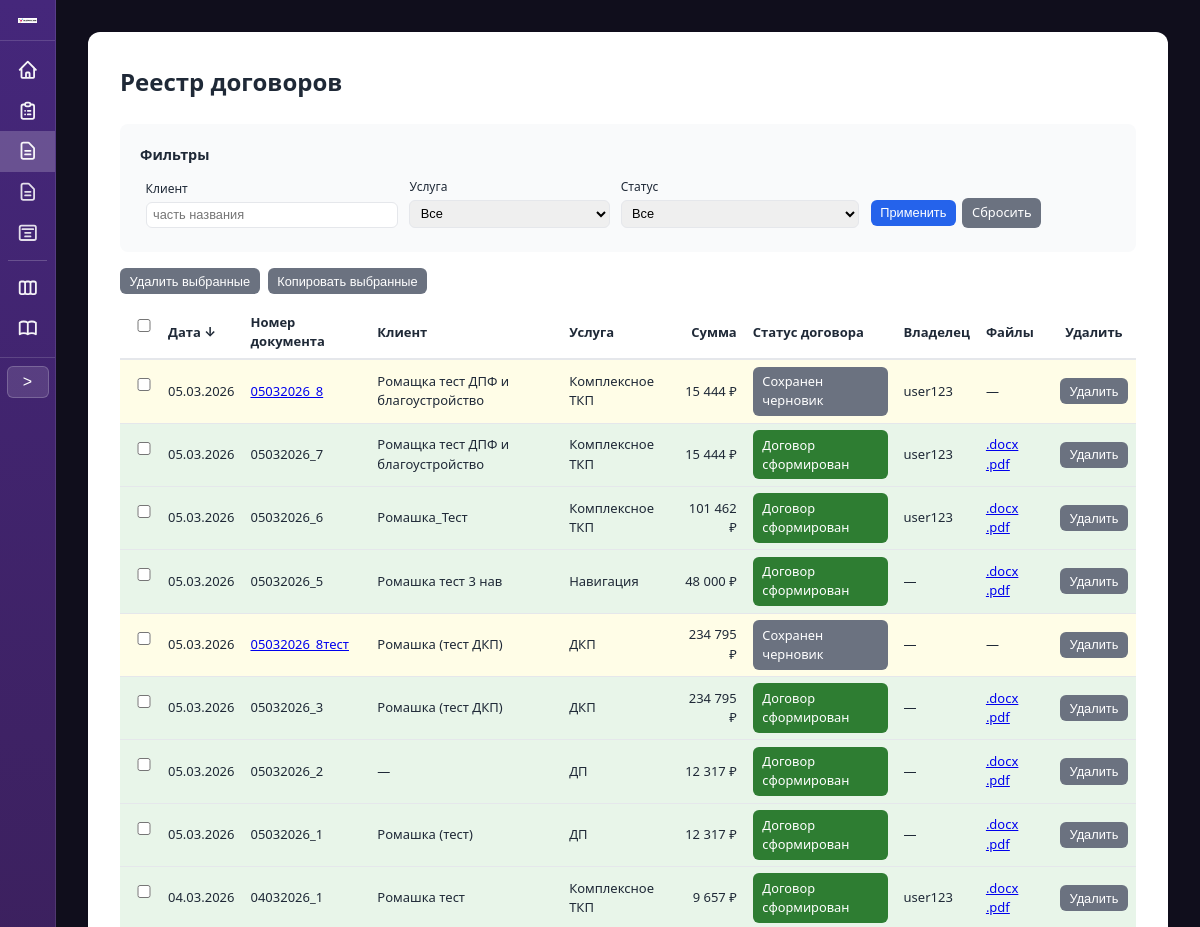
Before: /contracts/ (signed in, upper part) with the older database file.
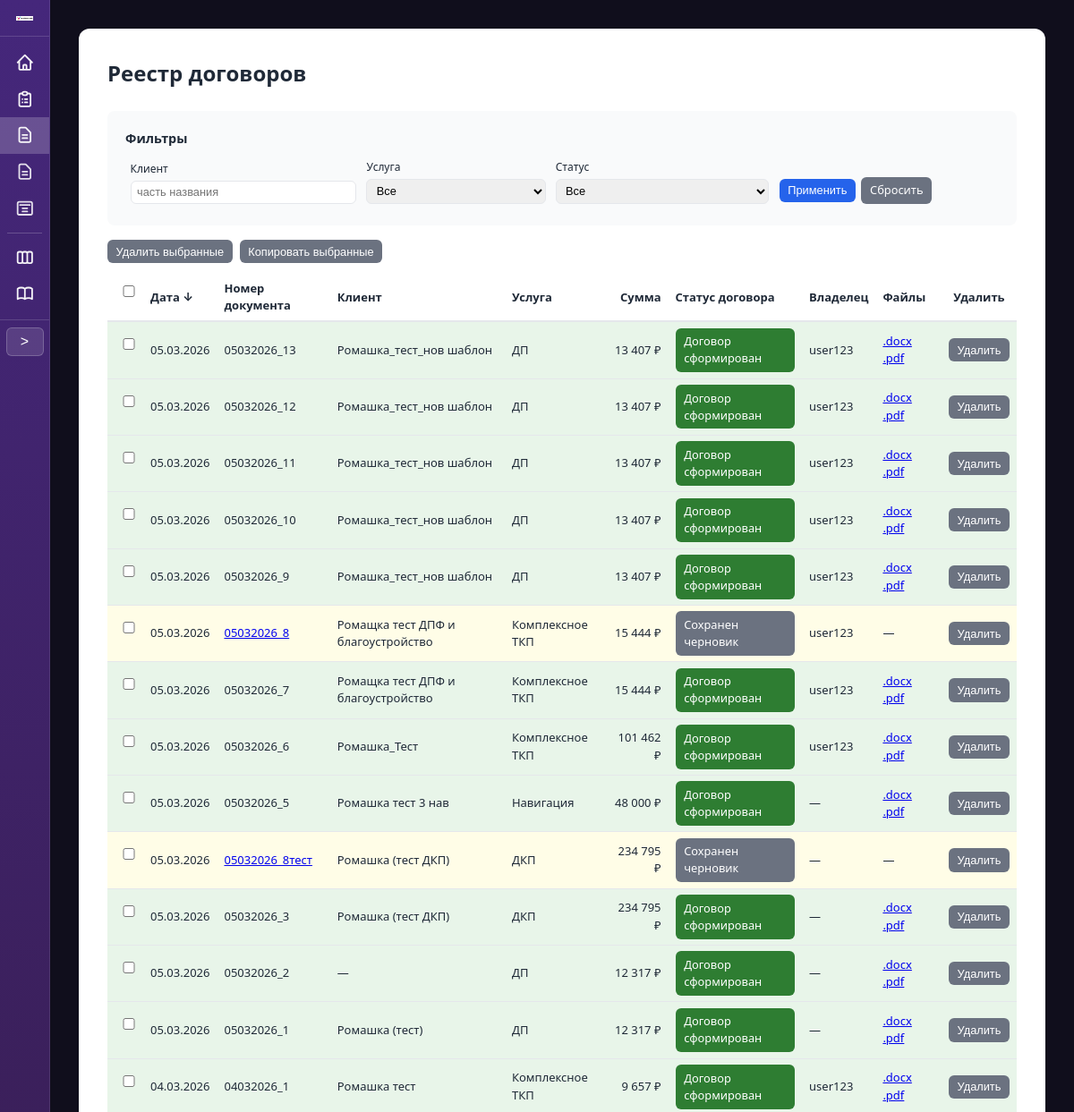
After: the same page with the newer database file.
### proposals/models.py (models this page shows, shortened)
class ContractRecord(models.Model):
    STATUS_DRAFT = 'draft'
    STATUS_FINAL = 'final'
    STATUS_CHOICES = [
        (STATUS_DRAFT, 'Черновик'),
        (STATUS_FINAL, 'Итоговый'),
    ]
    date = models.DateField('Дата договора')
    number = models.CharField('Номер договора', max_length=50, unique=True)
    status = models.CharField('Статус', max_length=20, choices=STATUS_CHOICES, default=STATUS_FINAL)
    tkp = models.ForeignKey(
        TKPRecord,
        on_delete=models.SET_NULL,
        null=True,
        blank=True,
        verbose_name='ТКП',
        related_name='contracts',
    )
    counterparty = models.ForeignKey(
        Counterparty,
        on_delete=models.SET_NULL,
        null=True,
        blank=True,
        verbose_name='Контрагент',
    )
    client = models.CharField('Клиент', max_length=500, blank=True)
    service = models.CharField('Услуга', max_length=255, blank=True)
    sum_total = models.DecimalField('Сумма', max_digits=15, decimal_places=2, default=0)
    docx_file = models.CharField('Файл DOCX', max_length=255, blank=True)
    pdf_file = models.CharField('Файл PDF', max_length=255, blank=True)
    contract_snapshot = models.JSONField('Снимок реквизитов', null=True, blank=True)
    created_at = models.DateTimeField('Создано', auto_now_add=True)
    created_by = models.ForeignKey(
        settings.AUTH_USER_MODEL,
        on_delete=models.SET_NULL,
        null=True,
        blank=True,
        related_name='created_contract_records',
        verbose_name='Владелец',
    )
    class Meta:
        verbose_name = 'Запись договора'
        verbose_name_plural = 'Записи договоров'
        ordering = ['-created_at']

### proposals/views.py (the view, shortened to what this page needs)
# urls.py: path('contracts/', views.contract_table_view, name='contract_table'),
@login_required
@require_http_methods(['GET', 'POST'])
def contract_table_view(request):
    records = ContractRecord.objects.select_related('tkp', 'counterparty', 'created_by')
    client = request.GET.get('client', '').strip()
    service = request.GET.get('service', '').strip()
    status_filter = request.GET.get('status', '').strip().lower()
    if client:
        records = records.filter(client__icontains=client)
    if service:
        records = records.filter(service=service)
    if status_filter == 'draft':
        records = records.filter(status=ContractRecord.STATUS_DRAFT)
    elif status_filter == 'final':
        records = records.filter(status=ContractRecord.STATUS_FINAL)
    sort_col = request.GET.get('sort', '').strip().lower()
    order = request.GET.get('order', 'desc').strip().lower()
    if order not in ('asc', 'desc'):
        order = 'desc'
    order_prefix = '' if order == 'asc' else '-'
    allowed_sort = {'date': 'date', 'number': 'number', 'client': 'client', 'service': 'service', 'sum_total': 'sum_total', 'status': 'status'}
    if sort_col in allowed_sort:
        field = allowed_sort[sort_col]
        if field == 'status':
            records = records.order_by(f'{order_prefix}status', '-date', '-created_at')
        else:
            records = records.order_by(f'{order_prefix}{field}', '-created_at')
    else:
        records = records.order_by('-date', '-created_at')
    services_list = list(ContractRecord.objects.values_list('service', flat=True).distinct().filter(service__isnull=False).exclude(service='').order_by('service'))
    context = {
        'records': records,
        'filters': {'client': client, 'service': service, 'status': status_filter},
        'services_list': services_list,
        'sort': sort_col or 'date',
        'order': order,
    }
    return render(request, 'proposals/contract_table.html', context)

### proposals/templatetags/proposal_filters.py (called while the page is built)
@register.filter
def format_price(value):
    if value is None:
        return ''
    try:
        s = str(int(value))
    except (ValueError, TypeError):
        return str(value)
    n = len(s)
    if n <= 3:
        return s
    r = n % 3 or 3
    result = s[:r]
    for i in range(r, n, 3):
        result += ' ' + s[i:i + 3]
    return result

### proposals/templates/proposals/contract_table.html (shortened to what the changed rows need)
{% extends "proposals/base.html" %}
{% load proposal_filters %}
{% block container_extra_class %}container--wide{% endblock %}
{% block content %}
<div style="overflow-x: auto;">
<h1>Реестр договоров</h1>
<form id="bulk-form-contract" method="post" action="{% url 'proposals:contract_table' %}{% if request.GET %}?{{ request.GET.urlencode }}{% endif %}">
<table class="table-contract-list" style="width: 100%; border-collapse: collapse; margin-top: 0; font-size: 0.8125rem;">
    <thead>
        <tr style="border-bottom: 2px solid var(--border);">
            <th style="text-align: center; padding: 0.4rem 0.5rem; width: 2.5rem;"><input type="checkbox" id="contract-select-all" title="Выбрать все" aria-label="Выбрать все"></th>
            <th style="text-align: left; padding: 0.4rem 0.5rem;"><a href="?sort=date&order={% if sort == 'date' and order == 'asc' %}desc{% else %}asc{% endif %}" class="th-sort">Дата {% if sort == 'date' %}{% if order == 'asc' %}↑{% else %}↓{% endif %}{% endif %}</a></th>
            <th style="text-align: left; padding: 0.4rem 0.5rem;"><a href="?sort=number&order={% if sort == 'number' and order == 'asc' %}desc{% else %}asc{% endif %}" class="th-sort">Номер документа </a></th>
            <th style="text-align: left; padding: 0.4rem 0.5rem;"><a href="?sort=client&order={% if sort == 'client' and order == 'asc' %}desc{% else %}asc{% endif %}" class="th-sort">Клиент </a></th>
            <th style="text-align: left; padding: 0.4rem 0.5rem;"><a href="?sort=service&order={% if sort == 'service' and order == 'asc' %}desc{% else %}asc{% endif %}" class="th-sort">Услуга </a></th>
            <th style="text-align: right; padding: 0.4rem 0.5rem;"><a href="?sort=sum_total&order={% if sort == 'sum_total' and order == 'asc' %}desc{% else %}asc{% endif %}" class="th-sort">Сумма </a></th>
            <th style="text-align: left; padding: 0.4rem 0.5rem;"><a href="?sort=status&order={% if sort == 'status' and order == 'asc' %}desc{% else %}asc{% endif %}" class="th-sort">Статус договора </a></th>
            <th style="text-align: left; padding: 0.4rem 0.5rem;">Владелец</th>
            <th style="text-align: left; padding: 0.4rem 0.5rem;">Файлы</th>
            <th style="text-align: center; padding: 0.4rem 0.5rem;">Удалить</th>
        </tr>
    </thead>
    <tbody>
        {% for r in records %}
        <tr style="border-bottom: 1px solid var(--border);" class="{% if r.status == 'draft' %}contract-row-draft{% else %}contract-row-with-contract{% endif %}">
            <td style="padding: 0.4rem 0.5rem; text-align: center;"><input type="checkbox" name="ids" value="{{ r.pk }}" form="bulk-form-contract" class="contract-row-cb"></td>
            <td style="padding: 0.4rem 0.5rem;">{{ r.date|date:"d.m.Y" }}</td>
            <td style="padding: 0.4rem 0.5rem;">
                {% if r.status == 'draft' and r.tkp_id %}
                <a href="{% url 'proposals:contract_form' r.tkp_id %}?contract_draft_id={{ r.pk }}">{{ r.number }}</a>
                {% else %}
                {{ r.number }}
                {% endif %}
            </td>
            <td style="padding: 0.4rem 0.5rem;">{{ r.client|default:"—" }}</td>
            <td style="padding: 0.4rem 0.5rem;">{{ r.service|default:"—" }}</td>
            <td style="padding: 0.4rem 0.5rem; text-align: right;">{{ r.sum_total|format_price }} ₽</td>
            <td style="padding: 0.4rem 0.5rem;">
                {% if r.status == 'draft' %}
                <a href="#" class="btn btn-sm btn-contract-draft btn-contract-card-trigger" data-contract-card="{% url 'proposals:contract_card' r.pk %}">Сохранен черновик</a>
                {% else %}
                <a href="#" class="btn btn-sm btn-contract-done btn-contract-card-trigger" data-contract-card="{% url 'proposals:contract_card' r.pk %}">Договор сформирован</a>
                {% endif %}
            </td>
            <td style="padding: 0.4rem 0.5rem;">{% if r.created_by %}{{ r.created_by.get_full_name|default:r.created_by.username }}{% else %}—{% endif %}</td>
            <td style="padding: 0.4rem 0.5rem;">
                {% if r.docx_file and r.pdf_file %}
                <a href="{% url 'proposals:contract_download' r.pk 'docx' %}" class="table-file-link">.docx</a>
                <a href="{% url 'proposals:contract_download' r.pk 'pdf' %}" class="table-file-link">.pdf</a>
                {% else %}
                —
                {% endif %}
            </td>
            <td style="padding: 0.4rem 0.5rem; text-align: center;">
                <form method="post" action="{% url 'proposals:contract_table' %}{% if request.GET %}?{{ request.GET.urlencode }}{% endif %}" style="display: inline;" onsubmit="return confirm('Удалить эту запись договора и файлы?');">
                    <button type="submit" class="btn btn-secondary btn-sm">Удалить</button>
                </form>
            </td>
        </tr>
        {% empty %}
        <tr>
            <td colspan="11" style="padding: 0.75rem; color: var(--text-muted); font-size: 0.8125rem;">Нет договоров</td>
        </tr>
        {% endfor %}
    </tbody>
</table>
</form>
</div>
{% endblock %}

Changed rows visible on the page:
added ContractRecord: date "05.03.2026", number "05032026_13", client "Ромашка_тест_нов шаблон", service "ДП", sum_total "13 407", status "Договор сформирован", created_by.get_full_name "user123", docx_file ".docx"
added ContractRecord: date "05.03.2026", number "05032026_12", client "Ромашка_тест_нов шаблон", service "ДП", sum_total "13 407", status "Договор сформирован", created_by.get_full_name "user123", docx_file ".docx"
added ContractRecord: date "05.03.2026", number "05032026_11", client "Ромашка_тест_нов шаблон", service "ДП", sum_total "13 407", status "Договор сформирован", created_by.get_full_name "user123", docx_file ".docx"
added ContractRecord: date "05.03.2026", number "05032026_10", client "Ромашка_тест_нов шаблон", service "ДП", sum_total "13 407", status "Договор сформирован", created_by.get_full_name "user123", docx_file ".docx"
added ContractRecord: date "05.03.2026", number "05032026_9", client "Ромашка_тест_нов шаблон", service "ДП", sum_total "13 407", status "Договор сформирован", created_by.get_full_name "user123", docx_file ".docx"
